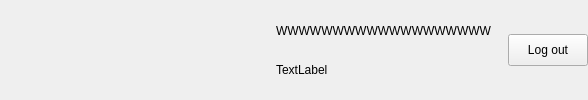
               <widget class="QWidget" name="page_AccountInfo">
                <layout class="QHBoxLayout" name="horizontalLayout_3" stretch="1,1,10,0">
                 <property name="spacing">
                  <number>16</number>
                 </property>
                 <property name="leftMargin">
                  <number>0</number>
                 </property>
                 <property name="topMargin">
                  <number>0</number>
                 </property>
                 <property name="rightMargin">
                  <number>0</number>
                 </property>
                 <property name="bottomMargin">
                  <number>0</number>
                 </property>
                 <item>
                  <spacer name="horizontalSpacer_4">
                   <property name="orientation">
                    <enum>Qt::Horizontal</enum>
                   </property>
                   <property name="sizeType">
                    <enum>QSizePolicy::Fixed</enum>
                   </property>
                   <property name="sizeHint" stdset="0">
                    <size>
                     <width>180</width>
                     <height>77</height>
                    </size>
                   </property>
                  </spacer>
                 </item>
                 <item>
                  <widget class="QWidget" name="widget_ProfilePicture" native="true">
                   <property name="minimumSize">
                    <size>
                     <width>80</width>
                     <height>80</height>
                    </size>
                   </property>
                   <property name="maximumSize">
                    <size>
                     <width>80</width>
                     <height>80</height>
                    </size>
                   </property>
                   <widget class="QLabel" name="label_ProfilePicture">
                    <property name="geometry">
                     <rect>
                      <x>0</x>
                      <y>0</y>
                      <width>80</width>
                      <height>80</height>
                     </rect>
                    </property>
                    <property name="minimumSize">
                     <size>
                      <width>80</width>
                      <height>80</height>
                     </size>
                    </property>
                    <property name="maximumSize">
                     <size>
                      <width>80</width>
                      <height>80</height>
                     </size>
                    </property>
                    <property name="text">
                     <string/>
                    </property>
                   </widget>
                   <widget class="QLabel" name="label_Platform">
                    <property name="geometry">
                     <rect>
                      <x>50</x>
                      <y>50</y>
                      <width>26</width>
                      <height>26</height>
                     </rect>
                    </property>
                    <property name="minimumSize">
                     <size>
                      <width>26</width>
                      <height>26</height>
                     </size>
                    </property>
                    <property name="maximumSize">
                     <size>
                      <width>26</width>
                      <height>26</height>
                     </size>
                    </property>
                    <property name="styleSheet">
                     <string notr="true"/>
                    </property>
                    <property name="text">
                     <string/>
                    </property>
                   </widget>
                  </widget>
                 </item>
                 <item>
                  <widget class="QWidget" name="widget_Id" native="true">
                   <layout class="QVBoxLayout" name="verticalLayout_3">
                    <property name="spacing">
                     <number>8</number>
                    </property>
                    <property name="leftMargin">
                     <number>0</number>
                    </property>
                    <property name="topMargin">
                     <number>15</number>
                    </property>
                    <property name="rightMargin">
                     <number>0</number>
                    </property>
                    <property name="bottomMargin">
                     <number>15</number>
                    </property>
                    <item>
                     <widget class="QLabel" name="label_Nickname">
                      <property name="styleSheet">
                       <string notr="true"/>
                      </property>
                      <property name="text">
                       <string>WWWWWWWWWWWWWWWWWWW</string>
                      </property>
                     </widget>
                    </item>
                    <item>
                     <widget class="QLabel" name="label_IdNumber">
                      <property name="styleSheet">
                       <string notr="true"/>
                      </property>
                      <property name="text">
                       <string>TextLabel</string>
                      </property>
                     </widget>
                    </item>
                   </layout>
                  </widget>
                 </item>
                 <item>
                  <widget class="QPushButton" name="pushButton_Logout">
                   <property name="minimumSize">
                    <size>
                     <width>0</width>
                     <height>32</height>
                    </size>
                   </property>
                   <property name="maximumSize">
                    <size>
                     <width>16777215</width>
                     <height>32</height>
                    </size>
                   </property>
                   <property name="styleSheet">
                    <string notr="true"/>
                   </property>
                   <property name="text">
                    <string>Log out</string>
                   </property>
                  </widget>
                 </item>
                </layout>
               </widget>
